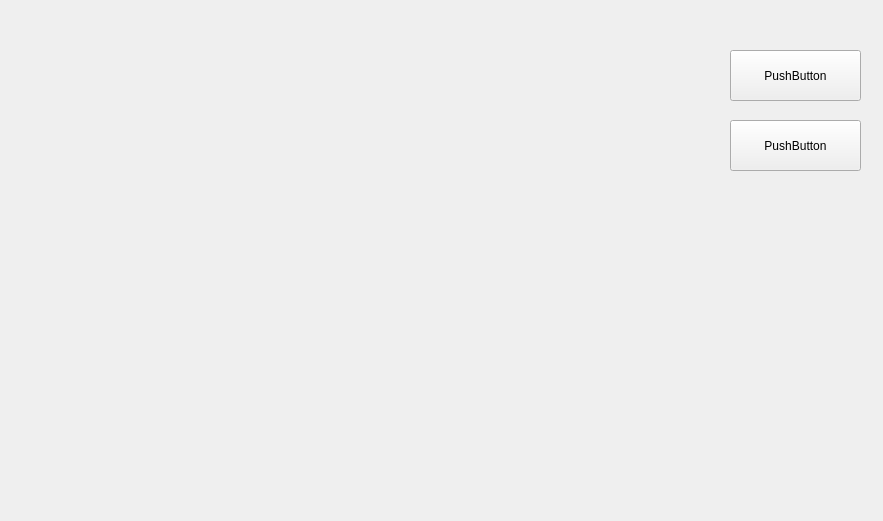
<?xml version="1.0" encoding="UTF-8"?>
<ui version="4.0">
 <class>MainWindow</class>
 <widget class="QMainWindow" name="MainWindow">
  <property name="geometry">
   <rect>
    <x>0</x>
    <y>0</y>
    <width>883</width>
    <height>521</height>
   </rect>
  </property>
  <property name="windowTitle">
   <string>MainWindow</string>
  </property>
  <widget class="QWidget" name="centralwidget">
   <widget class="QPushButton" name="pushBUTT">
    <property name="geometry">
     <rect>
      <x>730</x>
      <y>50</y>
      <width>131</width>
      <height>51</height>
     </rect>
    </property>
    <property name="text">
     <string>PushButton</string>
    </property>
   </widget>
   <widget class="QPushButton" name="pushButton_2">
    <property name="geometry">
     <rect>
      <x>730</x>
      <y>120</y>
      <width>131</width>
      <height>51</height>
     </rect>
    </property>
    <property name="text">
     <string>PushButton</string>
    </property>
   </widget>
   <widget class="QLabel" name="Video">
    <property name="geometry">
     <rect>
      <x>20</x>
      <y>10</y>
      <width>640</width>
      <height>480</height>
     </rect>
    </property>
    <property name="text">
     <string/>
    </property>
   </widget>
  </widget>
 </widget>
 <resources/>
 <connections/>
</ui>
